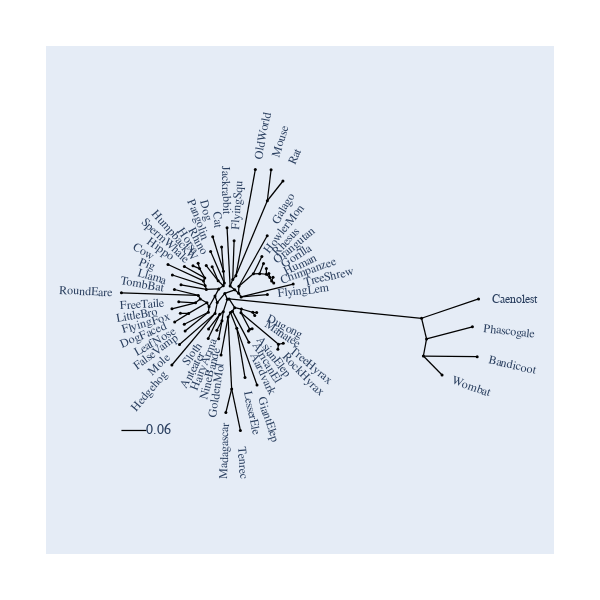

The notebook cell saved with this chart:
### Markdown cell above
# Display a Phylogenetic Tree with a Radial Dendrogram Style

### Code cell
from cogent3.app import io

reader = io.load_json()

ens_tree = reader("../data/GN-tree.json")
fig = ens_tree.get_figure("radial", width=600, height=600)
fig.show()

### Figure 1 — Plotly figure (JSON) as saved in the notebook; plotly's stock layout.template omitted (floating-point values rounded to 4 significant figures; data arrays with more than 128 entries replaced by an {"elided": "..."} marker saying what was removed)
{"data": [{"line": {"color": "black", "shape": "spline", "smoothing": 1.3, "width": 1.25}, "mode": "lines", "showlegend": false, "type": "scatter", "x": {"elided": "644 float values"}, "y": {"elided": "644 float values"}}, {"hoverinfo": "text", "marker": {"color": "black", "size": 3, "symbol": "circle"}, "mode": "markers", "showlegend": false, "text": ["root", "edge.37", "edge.33", "edge.32", "edge.27", "edge.20", "FlyingLem", "TreeShrew", "edge.26", "edge.25", "edge.24", "edge.23", "edge.22", "edge.21", "Chimpanzee", "Human", "Gorilla", "Orangutan", "Rhesus", "HowlerMon", "Galago", "edge.31", "edge.30", "edge.29", "edge.28", "Rat", "Mouse", "OldWorld", "FlyingSqu", "Jackrabbit", "edge.19", "edge.17", "edge.16", "edge.10", "edge.9", "edge.8", "Cat", "Dog", "Pangolin", "edge.7", "Rhino", "Horse", "edge.15", "edge.14", "edge.13", "edge.12", "edge.11", "HumpbackW", "SpermWhale", "Hippo", "Cow", "Pig", "Llama", "edge.6", "edge.4", "edge.3", "edge.2", "TombBat", "RoundEare", "edge.1", "FreeTaile", "LittleBro", "edge.0", "FlyingFox", "DogFaced", "edge.5", "LeafNose", "FalseVamp", "edge.18", "Mole", "Hedgehog", "edge.36", "edge.35", "Sloth", "Anteater", "edge.34", "HairyArma", "NineBande", "edge.48", "edge.47", "edge.46", "edge.44", "GoldenMol", "edge.43", "Madagascar", "Tenrec", "edge.45", "LesserEle", "GiantElep", "Aardvark", "edge.42", "edge.41", "edge.39", "AfricanEl", "AsianElep", "edge.40", "RockHyrax", "TreeHyrax", "edge.38", "Manatee", "Dugong", "edge.51", "edge.50", "edge.49", "Wombat", "Bandicoot", "Phascogale", "Caenolest"], "type": "scatter", "x": [0.0, -0.003923, -0.009618, 0.01275, 0.02144, 0.02718, 0.08661, 0.145, 0.02219, 0.05491, 0.06899, 0.08426, 0.09232, 0.09615, 0.101, 0.09941, 0.0899, 0.08427, 0.07784, 0.0741, 0.08618, 0.002303, 0.00824, 0.01534, 0.08646, 0.1218, 0.09496, 0.05931, 0.01132, -0.004596, -0.02678, -0.03182, -0.02317, -0.01307, -0.01065, -0.01275, -0.01686, -0.03698, -0.04174, -0.02474, -0.03832, -0.05171, -0.05146, -0.05407, -0.05792, -0.05489, -0.06673, -0.07, -0.08165, -0.1011, -0.1381, -0.1283, -0.1087, -0.04534, -0.05009, -0.06527, -0.06962, -0.1236, -0.2434, -0.07585, -0.1138, -0.1292, -0.09146, -0.1102, -0.123, -0.04695, -0.1013, -0.09944, -0.03173, -0.1121, -0.1294, -0.01315, -0.02098, -0.04638, -0.04717, -0.01607, -0.02761, -0.02366, 0.01276, 0.007457, 0.003059, -0.002348, -0.0182, 0.005811, -0.007334, 0.02554, 0.01735, 0.036, 0.06317, 0.04462, 0.02784, 0.02684, 0.04671, 0.04363, 0.05212, 0.1116, 0.1103, 0.1225, 0.05362, 0.05807, 0.06246, 0.4352, 0.4465, 0.4394, 0.4816, 0.561, 0.5502, 0.5641], "y": [0.0, -0.0004528, 0.01244, 0.02066, 0.01296, 0.004704, 0.009937, 0.03371, 0.02888, 0.0569, 0.05724, 0.05586, 0.04871, 0.04063, 0.03603, 0.04887, 0.05777, 0.0689, 0.08009, 0.09609, 0.1429, 0.02926, 0.04387, 0.05223, 0.2221, 0.2667, 0.2923, 0.2927, 0.1318, 0.1609, -0.008241, 0.006536, 0.02276, 0.02974, 0.03628, 0.06293, 0.1173, 0.1407, 0.1072, 0.04102, 0.07263, 0.07562, 0.02153, 0.03003, 0.04083, 0.04757, 0.06866, 0.08079, 0.07494, 0.07348, 0.07801, 0.0542, 0.03192, -0.01765, -0.008668, 7.993e-18, 0.007989, 0.02138, 0.01392, -0.008703, -0.006507, -0.02236, -0.03263, -0.03236, -0.05196, -0.03017, -0.05723, -0.07225, -0.03265, -0.1029, -0.1493, -0.02879, -0.03479, -0.06783, -0.08939, -0.04945, -0.07092, -0.09, -0.01971, -0.02757, -0.0305, -0.04105, -0.1266, -0.2034, -0.2567, -0.2974, -0.06602, -0.1777, -0.1944, -0.09769, -0.02276, -0.03097, -0.06832, -0.07236, -0.06759, -0.1024, -0.1135, -0.1002, -0.03028, -0.03732, -0.03071, -0.04365, -0.09047, -0.129, -0.1718, -0.1305, -0.06313, -1.382e-16]}], "layout": {"annotations": [{"font": {"family": "Inconsolata, monospace", "size": 12}, "showarrow": false, "text": "FlyingLem ", "textangle": -6.545, "x": 0.1707, "xanchor": "center", "xref": "x", "y": 0.01958, "yanchor": "middle", "yref": "y"}, {"font": {"family": "Inconsolata, monospace", "size": 12}, "showarrow": false, "text": "TreeShrew ", "textangle": -13.09, "x": 0.2274, "xanchor": "center", "xref": "x", "y": 0.05288, "yanchor": "middle", "yref": "y"}, {"font": {"family": "Inconsolata, monospace", "size": 12}, "showarrow": false, "text": "Chimpanzee", "textangle": -19.64, "x": 0.1807, "xanchor": "center", "xref": "x", "y": 0.06447, "yanchor": "middle", "yref": "y"}, {"font": {"family": "Inconsolata, monospace", "size": 12}, "showarrow": false, "text": "Human     ", "textangle": -26.18, "x": 0.1753, "xanchor": "center", "xref": "x", "y": 0.08621, "yanchor": "middle", "yref": "y"}, {"font": {"family": "Inconsolata, monospace", "size": 12}, "showarrow": false, "text": "Gorilla   ", "textangle": -32.73, "x": 0.1611, "xanchor": "center", "xref": "x", "y": 0.1035, "yanchor": "middle", "yref": "y"}, {"font": {"family": "Inconsolata, monospace", "size": 12}, "showarrow": false, "text": "Orangutan ", "textangle": -39.27, "x": 0.1498, "xanchor": "center", "xref": "x", "y": 0.1225, "yanchor": "middle", "yref": "y"}, {"font": {"family": "Inconsolata, monospace", "size": 12}, "showarrow": false, "text": "Rhesus    ", "textangle": -45.82, "x": 0.1368, "xanchor": "center", "xref": "x", "y": 0.1408, "yanchor": "middle", "yref": "y"}, {"font": {"family": "Inconsolata, monospace", "size": 12}, "showarrow": false, "text": "HowlerMon ", "textangle": -52.36, "x": 0.1258, "xanchor": "center", "xref": "x", "y": 0.1631, "yanchor": "middle", "yref": "y"}, {"font": {"family": "Inconsolata, monospace", "size": 12}, "showarrow": false, "text": "Galago    ", "textangle": -58.91, "x": 0.1299, "xanchor": "center", "xref": "x", "y": 0.2154, "yanchor": "middle", "yref": "y"}, {"font": {"family": "Inconsolata, monospace", "size": 12}, "showarrow": false, "text": "Rat       ", "textangle": -65.45, "x": 0.157, "xanchor": "center", "xref": "x", "y": 0.3437, "yanchor": "middle", "yref": "y"}, {"font": {"family": "Inconsolata, monospace", "size": 12}, "showarrow": false, "text": "Mouse     ", "textangle": -72.0, "x": 0.1211, "xanchor": "center", "xref": "x", "y": 0.3727, "yanchor": "middle", "yref": "y"}, {"font": {"family": "Inconsolata, monospace", "size": 12}, "showarrow": false, "text": "OldWorld  ", "textangle": -78.55, "x": 0.07611, "xanchor": "center", "xref": "x", "y": 0.3756, "yanchor": "middle", "yref": "y"}, {"font": {"family": "Inconsolata, monospace", "size": 12}, "showarrow": false, "text": "FlyingSqu ", "textangle": -85.09, "x": 0.01856, "xanchor": "center", "xref": "x", "y": 0.2161, "yanchor": "middle", "yref": "y"}, {"font": {"family": "Inconsolata, monospace", "size": 12}, "showarrow": false, "text": "Jackrabbit", "textangle": 88.36, "x": -0.007012, "xanchor": "center", "xref": "x", "y": 0.2455, "yanchor": "middle", "yref": "y"}, {"font": {"family": "Inconsolata, monospace", "size": 12}, "showarrow": false, "text": "       Cat", "textangle": 81.82, "x": -0.0289, "xanchor": "center", "xref": "x", "y": 0.201, "yanchor": "middle", "yref": "y"}, {"font": {"family": "Inconsolata, monospace", "size": 12}, "showarrow": false, "text": "       Dog", "textangle": 75.27, "x": -0.05849, "xanchor": "center", "xref": "x", "y": 0.2225, "yanchor": "middle", "yref": "y"}, {"font": {"family": "Inconsolata, monospace", "size": 12}, "showarrow": false, "text": "  Pangolin", "textangle": 68.73, "x": -0.07244, "xanchor": "center", "xref": "x", "y": 0.1861, "yanchor": "middle", "yref": "y"}, {"font": {"family": "Inconsolata, monospace", "size": 12}, "showarrow": false, "text": "     Rhino", "textangle": 62.18, "x": -0.07781, "xanchor": "center", "xref": "x", "y": 0.1475, "yanchor": "middle", "yref": "y"}, {"font": {"family": "Inconsolata, monospace", "size": 12}, "showarrow": false, "text": "     Horse", "textangle": 55.64, "x": -0.09947, "xanchor": "center", "xref": "x", "y": 0.1455, "yanchor": "middle", "yref": "y"}, {"font": {"family": "Inconsolata, monospace", "size": 12}, "showarrow": false, "text": " HumpbackW", "textangle": 49.09, "x": -0.1254, "xanchor": "center", "xref": "x", "y": 0.1447, "yanchor": "middle", "yref": "y"}, {"font": {"family": "Inconsolata, monospace", "size": 12}, "showarrow": false, "text": "SpermWhale", "textangle": 42.55, "x": -0.144, "xanchor": "center", "xref": "x", "y": 0.1322, "yanchor": "middle", "yref": "y"}, {"font": {"family": "Inconsolata, monospace", "size": 12}, "showarrow": false, "text": "     Hippo", "textangle": 36.0, "x": -0.1696, "xanchor": "center", "xref": "x", "y": 0.1232, "yanchor": "middle", "yref": "y"}, {"font": {"family": "Inconsolata, monospace", "size": 12}, "showarrow": false, "text": "       Cow", "textangle": 29.45, "x": -0.2118, "xanchor": "center", "xref": "x", "y": 0.1196, "yanchor": "middle", "yref": "y"}, {"font": {"family": "Inconsolata, monospace", "size": 12}, "showarrow": false, "text": "       Pig", "textangle": 22.91, "x": -0.2062, "xanchor": "center", "xref": "x", "y": 0.08714, "yanchor": "middle", "yref": "y"}, {"font": {"family": "Inconsolata, monospace", "size": 12}, "showarrow": false, "text": "     Llama", "textangle": 16.36, "x": -0.1899, "xanchor": "center", "xref": "x", "y": 0.05576, "yanchor": "middle", "yref": "y"}, {"font": {"family": "Inconsolata, monospace", "size": 12}, "showarrow": false, "text": "   TombBat", "textangle": 9.818, "x": -0.2069, "xanchor": "center", "xref": "x", "y": 0.03581, "yanchor": "middle", "yref": "y"}, {"font": {"family": "Inconsolata, monospace", "size": 12}, "showarrow": false, "text": " RoundEare", "textangle": 3.273, "x": -0.3279, "xanchor": "center", "xref": "x", "y": 0.01875, "yanchor": "middle", "yref": "y"}, {"font": {"family": "Inconsolata, monospace", "size": 12}, "showarrow": false, "text": " FreeTaile", "textangle": -3.273, "x": -0.1983, "xanchor": "center", "xref": "x", "y": -0.01134, "yanchor": "middle", "yref": "y"}, {"font": {"family": "Inconsolata, monospace", "size": 12}, "showarrow": false, "text": " LittleBro", "textangle": -9.818, "x": -0.2126, "xanchor": "center", "xref": "x", "y": -0.03679, "yanchor": "middle", "yref": "y"}, {"font": {"family": "Inconsolata, monospace", "size": 12}, "showarrow": false, "text": " FlyingFox", "textangle": -16.36, "x": -0.1914, "xanchor": "center", "xref": "x", "y": -0.0562, "yanchor": "middle", "yref": "y"}, {"font": {"family": "Inconsolata, monospace", "size": 12}, "showarrow": false, "text": "  DogFaced", "textangle": -22.91, "x": -0.2009, "xanchor": "center", "xref": "x", "y": -0.0849, "yanchor": "middle", "yref": "y"}, {"font": {"family": "Inconsolata, monospace", "size": 12}, "showarrow": false, "text": "  LeafNose", "textangle": -29.45, "x": -0.175, "xanchor": "center", "xref": "x", "y": -0.09883, "yanchor": "middle", "yref": "y"}, {"font": {"family": "Inconsolata, monospace", "size": 12}, "showarrow": false, "text": " FalseVamp", "textangle": -36.0, "x": -0.1679, "xanchor": "center", "xref": "x", "y": -0.122, "yanchor": "middle", "yref": "y"}, {"font": {"family": "Inconsolata, monospace", "size": 12}, "showarrow": false, "text": "      Mole", "textangle": -42.55, "x": -0.1745, "xanchor": "center", "xref": "x", "y": -0.1601, "yanchor": "middle", "yref": "y"}, {"font": {"family": "Inconsolata, monospace", "size": 12}, "showarrow": false, "text": "  Hedgehog", "textangle": -49.09, "x": -0.1848, "xanchor": "center", "xref": "x", "y": -0.2133, "yanchor": "middle", "yref": "y"}, {"font": {"family": "Inconsolata, monospace", "size": 12}, "showarrow": false, "text": "     Sloth", "textangle": -55.64, "x": -0.09414, "xanchor": "center", "xref": "x", "y": -0.1377, "yanchor": "middle", "yref": "y"}, {"font": {"family": "Inconsolata, monospace", "size": 12}, "showarrow": false, "text": "  Anteater", "textangle": -62.18, "x": -0.08666, "xanchor": "center", "xref": "x", "y": -0.1642, "yanchor": "middle", "yref": "y"}, {"font": {"family": "Inconsolata, monospace", "size": 12}, "showarrow": false, "text": " HairyArma", "textangle": -68.73, "x": -0.05831, "xanchor": "center", "xref": "x", "y": -0.1498, "yanchor": "middle", "yref": "y"}, {"font": {"family": "Inconsolata, monospace", "size": 12}, "showarrow": false, "text": " NineBande", "textangle": -75.27, "x": -0.04517, "xanchor": "center", "xref": "x", "y": -0.1718, "yanchor": "middle", "yref": "y"}, {"font": {"family": "Inconsolata, monospace", "size": 12}, "showarrow": false, "text": " GoldenMol", "textangle": -81.82, "x": -0.03024, "xanchor": "center", "xref": "x", "y": -0.2103, "yanchor": "middle", "yref": "y"}, {"font": {"family": "Inconsolata, monospace", "size": 12}, "showarrow": false, "text": "Madagascar", "textangle": -88.36, "x": -0.00975, "xanchor": "center", "xref": "x", "y": -0.3413, "yanchor": "middle", "yref": "y"}, {"font": {"family": "Inconsolata, monospace", "size": 12}, "showarrow": false, "text": "Tenrec    ", "textangle": 85.09, "x": 0.03279, "xanchor": "center", "xref": "x", "y": -0.3817, "yanchor": "middle", "yref": "y"}, {"font": {"family": "Inconsolata, monospace", "size": 12}, "showarrow": false, "text": "LesserEle ", "textangle": 78.55, "x": 0.05281, "xanchor": "center", "xref": "x", "y": -0.2606, "yanchor": "middle", "yref": "y"}, {"font": {"family": "Inconsolata, monospace", "size": 12}, "showarrow": false, "text": "GiantElep ", "textangle": 72.0, "x": 0.08931, "xanchor": "center", "xref": "x", "y": -0.2749, "yanchor": "middle", "yref": "y"}, {"font": {"family": "Inconsolata, monospace", "size": 12}, "showarrow": false, "text": "Aardvark  ", "textangle": 65.45, "x": 0.07977, "xanchor": "center", "xref": "x", "y": -0.1747, "yanchor": "middle", "yref": "y"}, {"font": {"family": "Inconsolata, monospace", "size": 12}, "showarrow": false, "text": "AfricanEl ", "textangle": 58.91, "x": 0.08733, "xanchor": "center", "xref": "x", "y": -0.1448, "yanchor": "middle", "yref": "y"}, {"font": {"family": "Inconsolata, monospace", "size": 12}, "showarrow": false, "text": "AsianElep ", "textangle": 52.36, "x": 0.1038, "xanchor": "center", "xref": "x", "y": -0.1346, "yanchor": "middle", "yref": "y"}, {"font": {"family": "Inconsolata, monospace", "size": 12}, "showarrow": false, "text": "RockHyrax ", "textangle": 45.82, "x": 0.1693, "xanchor": "center", "xref": "x", "y": -0.1742, "yanchor": "middle", "yref": "y"}, {"font": {"family": "Inconsolata, monospace", "size": 12}, "showarrow": false, "text": "TreeHyrax ", "textangle": 39.27, "x": 0.188, "xanchor": "center", "xref": "x", "y": -0.1538, "yanchor": "middle", "yref": "y"}, {"font": {"family": "Inconsolata, monospace", "size": 12}, "showarrow": false, "text": "Manatee   ", "textangle": 32.73, "x": 0.1293, "xanchor": "center", "xref": "x", "y": -0.08307, "yanchor": "middle", "yref": "y"}, {"font": {"family": "Inconsolata, monospace", "size": 12}, "showarrow": false, "text": "Dugong    ", "textangle": 26.18, "x": 0.1384, "xanchor": "center", "xref": "x", "y": -0.06804, "yanchor": "middle", "yref": "y"}, {"font": {"family": "Inconsolata, monospace", "size": 12}, "showarrow": false, "text": "Wombat    ", "textangle": 19.64, "x": 0.5613, "xanchor": "center", "xref": "x", "y": -0.2003, "yanchor": "middle", "yref": "y"}, {"font": {"family": "Inconsolata, monospace", "size": 12}, "showarrow": false, "text": "Bandicoot ", "textangle": 13.09, "x": 0.6434, "xanchor": "center", "xref": "x", "y": -0.1496, "yanchor": "middle", "yref": "y"}, {"font": {"family": "Inconsolata, monospace", "size": 12}, "showarrow": false, "text": "Phascogale", "textangle": 6.545, "x": 0.6342, "xanchor": "center", "xref": "x", "y": -0.07277, "yanchor": "middle", "yref": "y"}, {"font": {"family": "Inconsolata, monospace", "size": 12}, "showarrow": false, "text": "Caenolest ", "textangle": 0.0, "x": 0.6487, "xanchor": "center", "xref": "x", "y": -1.589e-16, "yanchor": "middle", "yref": "y"}, {"ax": 0, "ay": 0, "showarrow": false, "text": "0.06", "x": -0.1588, "xref": "x", "y": -0.2974, "yref": "y"}], "autosize": true, "font": {"family": "Balto", "size": 14}, "height": 600, "hovermode": "closest", "margin": {"b": 50, "l": 50, "pad": 4, "r": 50, "t": 50}, "shapes": [{"line": {"color": "black", "width": 1.25}, "type": "line", "x0": -0.2434, "x1": -0.187, "y0": -0.2974, "y1": -0.2974}], "showlegend": false, "width": 600, "xaxis": {"range": [-0.405, 0.7256], "visible": false}, "yaxis": {"range": [-0.5677, 0.5629], "visible": false}}}
